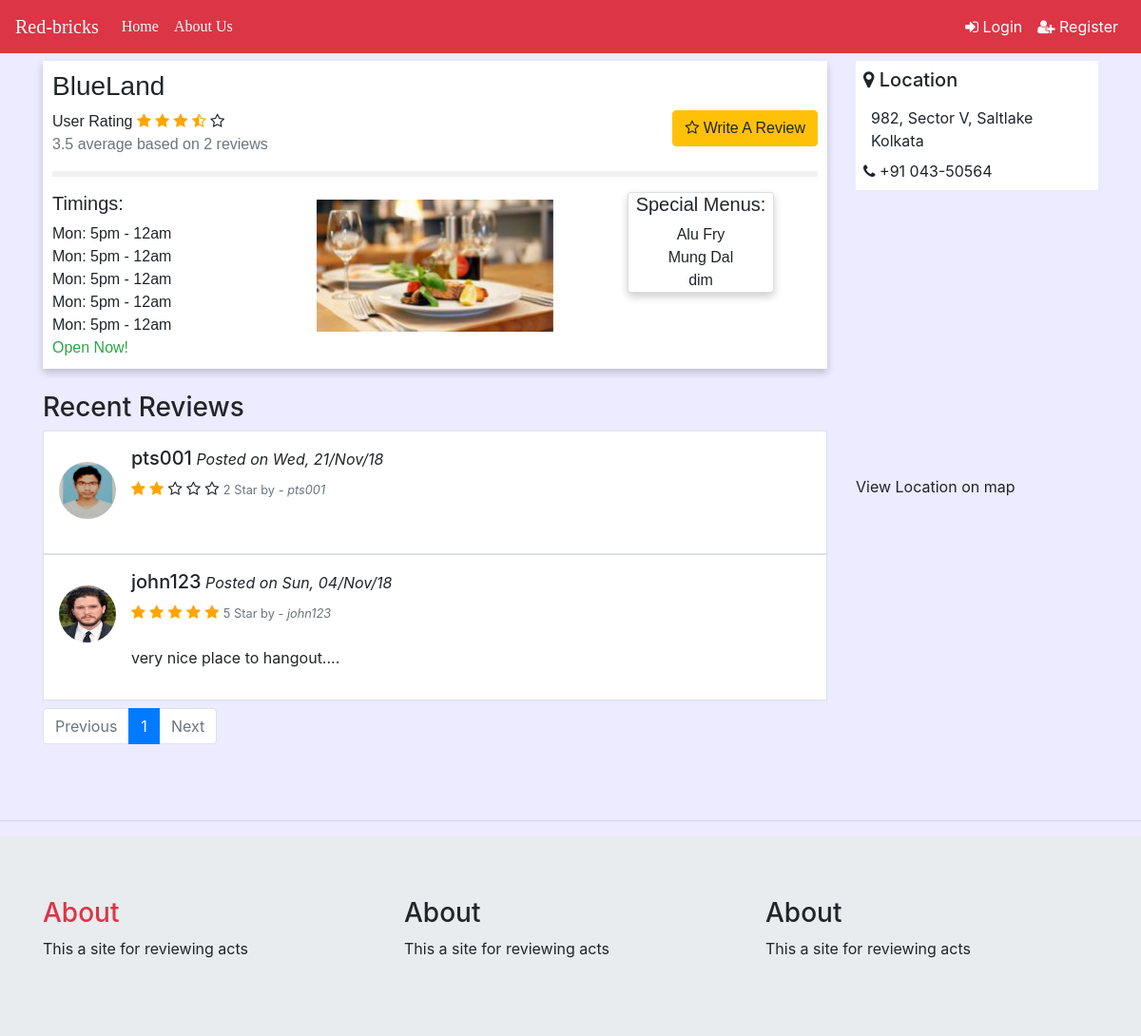
The app's page /restaurant/2, older data.
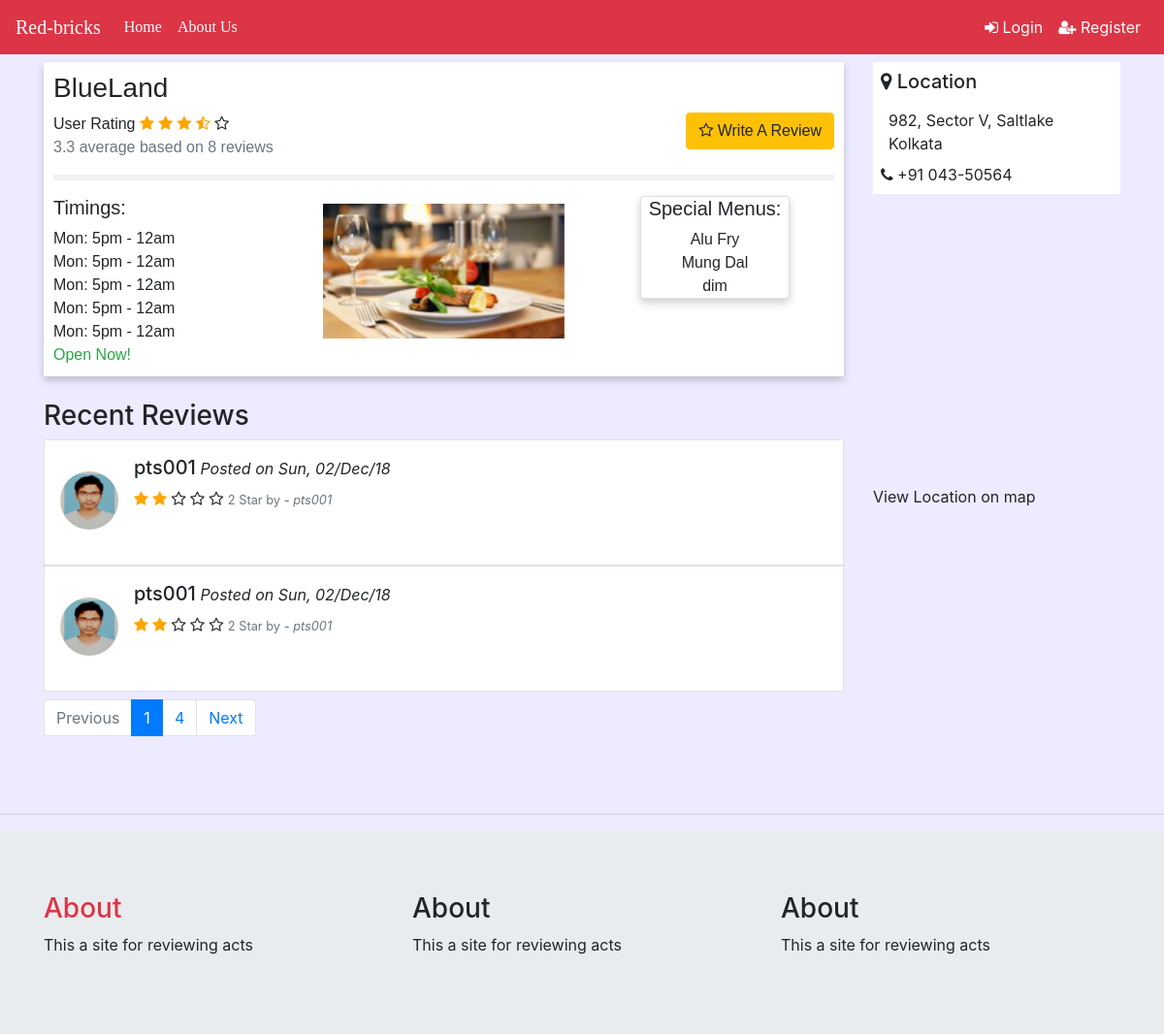
The same page, newer data.
### redbricks/models.py (models this page shows, shortened)
class Restaurants(models.Model):
    category = models.CharField(max_length=20, choices=categories, default='Veg Only')
    contact_no = models.CharField(max_length=13)
    address = models.CharField(max_length=100)
    city = models.CharField(max_length=20,choices=city_names, default='Bangalore')
    res_name = models.CharField(max_length=40)
    restaurant_pic = models.ImageField(upload_to='restaurant_pic', default='default.jpg')

class Reviews(models.Model):
    ratings = models.IntegerField(choices=ratings_choice)
    comments = models.TextField(null=True, blank=True)
    reviewer = models.ForeignKey(User, on_delete=models.CASCADE)
    restaurant = models.ForeignKey(Restaurants, on_delete=models.CASCADE)
    date_posted=models.DateTimeField(default=timezone.now)

### users/models.py (models this page shows, shortened)
class UserProfile(models.Model):
    user = models.OneToOneField(User, on_delete=models.CASCADE)
    name = models.CharField(max_length=50, null=True, blank=True)
    current_city = models.CharField(max_length=20, null=True, blank=True)
    image = models.ImageField(default='default_profile_pic.jpg',upload_to='user_profile_pic')

### redbricks/views.py (the view)
# urls.py: path('restaurant/<int:id>',views.restaurents, name= 'redbricks-restaurant'),
def restaurents(request,id):
    restaurant = Restaurants.objects.get(pk=id)
    reviews = Reviews.objects.filter(restaurant=restaurant).order_by('-date_posted')
    paginator = Paginator(reviews, 2)
    page = request.GET.get('page')
    rev_paginated = paginator.get_page(page)
    avg_rating = reviews.aggregate(Avg('ratings'))
    context = {'restaurant':restaurant,
               'avg_ratings':avg_rating,
               'reviews':rev_paginated}
    return render(request, 'redbricks/view_restaurant.html', context)

### redbricks/templates/redbricks/view_restaurant.html (shortened to what this page needs)
{% extends "redbricks/base.html" %}
{% block content %}
  <div class="row pt-2">
    <div class="col-md-9">
      <div class="res-card">
          <h3>{{ restaurant.res_name }}</h3>
          <a href="{% url 'redbricks-review' restaurant.pk %}" class="btn btn-warning float-right"><i class="fa fa-star-o" aria-hidden="true"></i> Write A Review</a>
            <div class="ratings">
                <span class="heading">User Rating</span>
              {% if avg_ratings.ratings__avg < 1 %}
                <span class="fa fa-star-half-o checked"></span>
                <span class="fa fa-star-o"></span>
                <span class="fa fa-star-o"></span>
                <span class="fa fa-star-o"></span>
                <span class="fa fa-star-o"></span>
              {% elif avg_ratings.ratings__avg == 1 %}
                <span class="fa fa-star checked"></span>
                <span class="fa fa-star-o"></span>
                <span class="fa fa-star-o"></span>
                <span class="fa fa-star-o"></span>
                <span class="fa fa-star-o"></span>
              {% elif avg_ratings.ratings__avg < 2 %}
                <span class="fa fa-star checked"></span>
                <span class="fa fa-star-half-o checked"></span>
                <span class="fa fa-star-o"></span>
                <span class="fa fa-star-o"></span>
                <span class="fa fa-star-o"></span>
              {% elif avg_ratings.ratings__avg == 2 %}
                <span class="fa fa-star checked"></span>
                <span class="fa fa-star checked"></span>
                <span class="fa fa-star-o"></span>
                <span class="fa fa-star-o"></span>
                <span class="fa fa-star-o"></span>
              {% elif avg_ratings.ratings__avg < 3 %}
                <span class="fa fa-star checked"></span>
                <span class="fa fa-star checked"></span>
                <span class="fa fa-star checked"></span>
                <span class="fa fa-star-half-o checked"></span>
                <span class="fa fa-star"></span>
              {% elif avg_ratings.ratings__avg == 3 %}
                <span class="fa fa-star checked"></span>
                <span class="fa fa-star checked"></span>
                <span class="fa fa-star checked"></span>
                <span class="fa fa-star-o"></span>
                <span class="fa fa-star-o"></span>
              {% elif avg_ratings.ratings__avg < 4 %}
                <span class="fa fa-star checked"></span>
                <span class="fa fa-star checked"></span>
                <span class="fa fa-star checked"></span>
                <span class="fa fa-star-half-o checked"></span>
                <span class="fa fa-star-o"></span>
              {% elif avg_ratings.ratings__avg == 4 %}
                <span class="fa fa-star checked"></span>
                <span class="fa fa-star checked"></span>
                <span class="fa fa-star checked"></span>
                <span class="fa fa-star checked"></span>
                <span class="fa fa-star-o"></span>
              {% elif avg_ratings.ratings__avg < 5 %}
                <span class="fa fa-star checked"></span>
                <span class="fa fa-star checked"></span>
                <span class="fa fa-star checked"></span>
                <span class="fa fa-star checked"></span>
                <span class="fa fa-star-half-o checked"></span>
              {% elif avg_ratings.ratings__avg == 5 %}
                <span class="fa fa-star checked"></span>
                <span class="fa fa-star checked"></span>
                <span class="fa fa-star checked"></span>
                <span class="fa fa-star checked"></span>
                <span class="fa fa-star checked"></span>
              {% endif %}
                <p class="text text-muted"> {{avg_ratings.ratings__avg | floatformat:1}} average based on {{ restaurant.reviews_set.count }} reviews</p>
                <hr style="border:3px solid #f1f1f1">
            </div>
            <div class="row">
              <div class="col-md-4">
                <h5>Timings: </h5>
                <span>Mon: 5pm - 12am</span><br>
                <span>Mon: 5pm - 12am</span><br>
                <span>Mon: 5pm - 12am</span><br>
                <span>Mon: 5pm - 12am</span><br>
                <span>Mon: 5pm - 12am</span><br>
                <span class="text text-success">Open Now!</span>
              </div>
              <div class="col-md-4 mt-2">
                <div class="container-img">
                  <img src="{{ restaurant.restaurant_pic.url }}" alt="Avatar" class="image" style="width:100%">
                </div>
              </div>
              <div class="col-md-3 ml-4">
                <div class="card ml-4">
                  <h5>Special Menus: </h5>
                  <span>Alu Fry</span>
                  <span>Mung Dal</span>
                  <span>dim</span>
                </div>
              </div>
            </div>
      </div>
      <h3 class="mt-4">Recent Reviews </h3>
       {% for review in reviews %}
        <div class="media border bg-white p-3">
          <img src="{{ review.reviewer.userprofile.image.url }}" alt="John Doe" class="mr-3 mt-3 rounded-circle" style="width:60px; height:60px">
          <div class="media-body">
            <h5>{{ review.reviewer }}<small><i> Posted on {{ review.date_posted | date:'D, d/M/y' }}</i></small></h5>
            <div class="ratings">
              {% if review.ratings == 1 %}
                <span class="fa fa-star checked"></span>
                <span class="fa fa-star-o"></span>
                <span class="fa fa-star-o"></span>
                <span class="fa fa-star-o"></span>
                <span class="fa fa-star-o"></span>
              {% elif review.ratings == 2 %}
                <span class="fa fa-star checked"></span>
                <span class="fa fa-star checked"></span>
                <span class="fa fa-star-o"></span>
                <span class="fa fa-star-o"></span>
                <span class="fa fa-star-o"></span>
              {% elif review.ratings == 3 %}
                <span class="fa fa-star checked"></span>
                <span class="fa fa-star checked"></span>
                <span class="fa fa-star checked"></span>
                <span class="fa fa-star-o"></span>
                <span class="fa fa-star-o"></span>
              {% elif review.ratings == 4 %}
                <span class="fa fa-star checked"></span>
                <span class="fa fa-star checked"></span>
                <span class="fa fa-star checked"></span>
                <span class="fa fa-star checked"></span>
                <span class="fa fa-star-o"></span>
              {% elif review.ratings == 5 %}
                <span class="fa fa-star checked"></span>
                <span class="fa fa-star checked"></span>
                <span class="fa fa-star checked"></span>
                <span class="fa fa-star checked"></span>
                <span class="fa fa-star checked"></span>
              {% endif %}
              <small class="text text-muted">{{ review.ratings }} Star by - <em>{{ review.reviewer }}</em></small>
          </div>
          <br>
          <p>{{ review.comments }}</p>
          </div>
        </div>
       {% endfor %}
      <div class="mt-2 ">
        <ul class="pagination">
          {% if reviews.has_previous %}
            <li class="page-item"><a class="page-link" href="?page={{ reviews.previous_page_number }}">Previous</a></li>
          {% else %}
            <li class="page-item disabled"><a class="page-link" href="#">Previous</a></li>
          {% endif %}
          {% for num in reviews.paginator.page_range %}
            {% if reviews.number == num %}
              <li class="page-item active"><a class="page-link" href="?page={{ num }}">{{ num }}</a></li>
            {% elif num > reviews.number|add:'-2' and num > reviews.number|add:'2' %}
              <li class="page-item"><a class="page-link" href="?page={{ num }}">{{ num }}</a></li>
            {% endif %}
          {% endfor %}
          {% if reviews.has_next %}
            <li class="page-item"><a class="page-link" href="?page={{ reviews.next_page_number }}">Next</a></li>
          {% else %}
            <li class="page-item disabled"><a class="page-link" href="#">Next</a></li>
          {% endif %}
        </ul>
      </div>
    </div>
    <div class="col-md-3">
     <div class="bg-white p-2">
       <h5><i class="fa fa-map-marker" aria-hidden="true"></i> Location</h5>
       <div class="p-2">
         <span>{{ restaurant.address }}</span><br>
         <span>{{ restaurant.city }}</span>
       </div>
       <span><i class="fa fa-phone" aria-hidden="true"></i> {{ restaurant.contact_no }}</span>
      </div>
     <div id="map"></div>
      <p>View Location on map</p>
    </div>
  </div>
{% endblock %}

### redbricks/templates/redbricks/base.html (shortened to what this page needs)
{% load static %}
<!doctype html>
<html lang="en">
  <head>
    <link rel="stylesheet" href="https://stackpath.bootstrapcdn.com/bootstrap/4.1.3/css/bootstrap.min.css">
    <link rel="stylesheet" type="text/css" href="{% static 'redbricks/main.css' %}">
    <link rel="stylesheet" href="https://cdnjs.cloudflare.com/ajax/libs/font-awesome/4.7.0/css/font-awesome.min.css">
  </head>
  <body>
    <nav class="navbar navbar-expand-md bg-danger navbar-dark sticky-top">
      <a class="navbar-brand" href="{% url 'redbricks-home' %}" style="font-family:'expresso';">Red-bricks</a>
      <div class="collapse navbar-collapse" id="collapsibleNavbar">
        <ul class="navbar-nav">
          <li class="nav-item active item-hover">
            <a class="nav-link" style="font-family:'expresso';" href="{% url 'redbricks-home' %}">Home</a>
          </li>
          <li class="nav-item active item-hover">
            <a class="nav-link" style="font-family:'expresso';" href="{% url 'redbricks-about' %}">About Us</a>
          </li>
        </ul>
        {% if user.is_active %}
          <ul class="navbar-nav ml-auto mr-4">
            <li class="nav-item active item-hover">
              <a href="#" style="font-family:'expresso';" class="nav-link" id="my-pr"><i class="fa fa-user-circle" aria-hidden="true"></i> My Profile</a>
            </li>
          </ul>
          <div class="pr-card card" style="display:none">
            <div class="card-header">
              <img src="{{ user.userprofile.image.url }}" class="rounded-circle float-center" style="width: 40px; height: 40px;">
              <span>{{ user.username }}</span>
            </div>
            <div class="card-body">
              <a href="{% url 'profile' %}" class="text text-secondary"><i class="fa fa-wrench" aria-hidden="true"></i> Edit Profile </a>
              <hr>
              <a href="{% url 'logout' %}" class="text text-secondary"><i class="fa fa-sign-out" aria-hidden="true"></i> Logout</a>
            </div>
          </div>
        {% else %}
          <ul class="navbar-nav ml-auto">
            <li class="nav-item active item-hover">
              <a class="nav-link" href="{% url 'login' %}"><i class="fa fa-sign-in" aria-hidden="true"></i> Login</a>
            </li>
            <li class="nv-item active item-hover">
              <a class="nav-link" href="{% url 'register' %}"><i class="fa fa-user-plus" aria-hidden="true"></i> Register</a>
            </li>
          </ul>
        {% endif %}
      </div>
    </nav>
    <div class="container">
      {% block content %}{% endblock %}</div>
    <br>
    <br>
    <hr>
    <div class="jumbotron jumbotron-fluid mb-0">
      <div class="container">
        <div class="row">
          <div class="col-md-4">
            <h3 class="text text-danger">About</h3>
            <p>This a site for reviewing acts</p>
          </div>
          <div class="col-md-4">
            <h3>About</h3>
            <p>This a site for reviewing acts</p>
          </div>
          <div class="col-md-4">
            <h3>About</h3>
            <p>This a site for reviewing acts</p>
          </div>
        </div>
      </div>
    </div>
  </body>
</html>

### redbricks/static/redbricks/main.css (style rules this page uses)
body { padding: 1px; margin: 0px; background-color: rgba(17, 0, 255, 0.08); }
.card { box-shadow: 0 4px 8px 0 rgba(0, 0, 0, 0.2); max-width: 300px; margin: auto; text-align: center; font-family: arial; }
.res-card { box-shadow: 0 4px 8px 0 rgba(0, 0, 0, 0.2); background-color: white; max-width: 100%; margin: auto; padding: 10px; text-align: left; font-family: arial; margin-bottom: 10px; }
* { box-sizing: border-box; }
.checked { color: orange; }
.row::after { content: ""; clear: both; display: table; }
.row { display: flex; }
#map { height: 300px; width:100%; }
html, body { height: 100%; margin: 0; padding: 0; }
.container-img { position: relative; width: 100%; }
.image { opacity: 1; display: block; width: ; height: auto; transition: .5s ease; backface-visibility: hidden; }

Row changes from the older to the newer data that the page shows:
removed Reviews: reviewer.userprofile.image (picture), reviewer "pts001", date_posted "Wed, 21/Nov/18", ratings "2"
no longer on this page (row unchanged): Reviews: reviewer.userprofile.image (picture), reviewer "john123", date_posted "Sun, 04/Nov/18", ratings "5", comments "very nice place to hangout...."
computed for Restaurants "BlueLand": reviews_set.count "2" → "8"
added Reviews: reviewer.userprofile.image (picture), reviewer "pts001", date_posted "Sun, 02/Dec/18", ratings "2"
added Reviews: reviewer.userprofile.image (picture), reviewer "pts001", date_posted "Sun, 02/Dec/18", ratings "2"
Text that changed along with them:
{{ avg_ratings.ratings__avg | floatformat:1 }}: "3.5" → "3.3"
new list line: "4"
